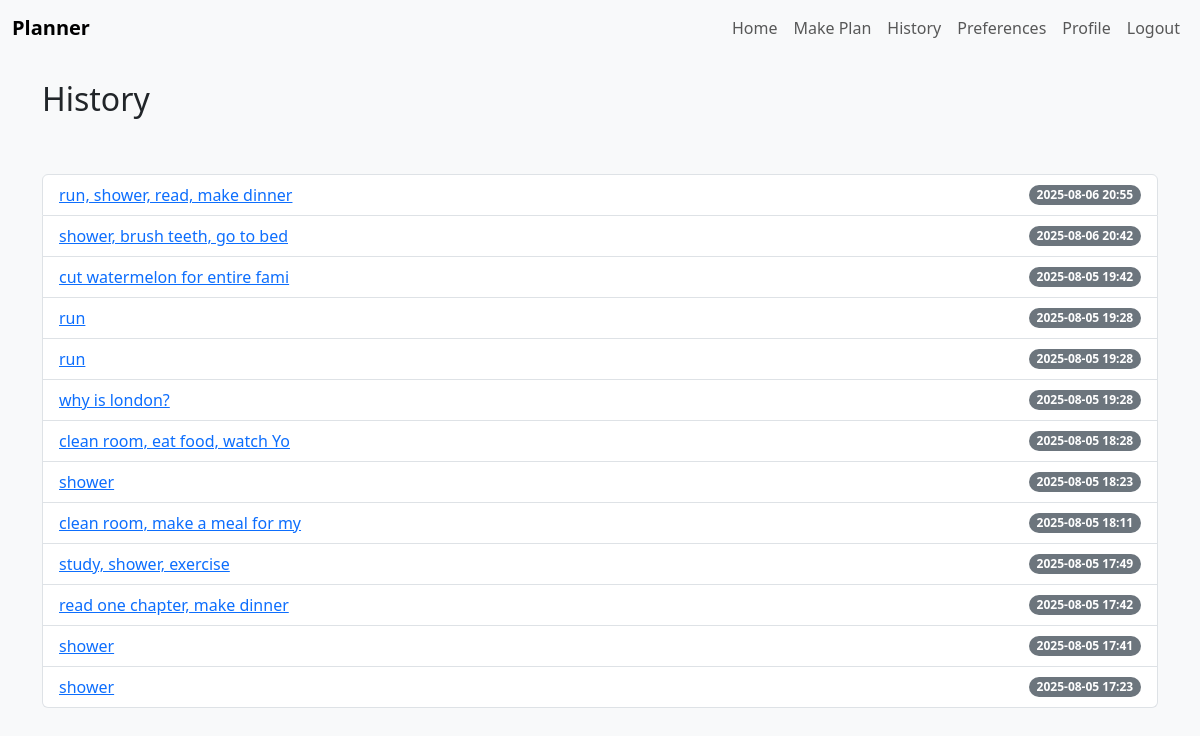
The page /history (signed in) on the database its author committed.
### app/models.py (models this page shows)
class History(db.Model):
    id = db.Column(db.Integer, primary_key=True)
    datetime = db.Column(db.DateTime)
    plan_name = db.Column(db.String(200))
    plan_id = db.Column(db.Integer, db.ForeignKey('plan.id'))
    user_id = db.Column(db.Integer, db.ForeignKey('user.id'))

### app/planner.py (the view)
@bp.route('/history')
@login_required
def history():
    history = History.query.filter_by(user_id=current_user.id).order_by(History.datetime.desc()).all()
    return render_template('history.html', history=history)

### app/auth.py (called while the page is built)
@login_manager.user_loader
def load_user(user_id):
    return User.query.get(int(user_id))

### app/templates/history.html
{% extends 'layout.html' %}
{% block content %}
<h2>History</h2>
<ul class="list-group">
  {% for h in history %}
    <li class="list-group-item d-flex justify-content-between align-items-center">
      <a href="{{ url_for('planner.plan', plan_id=h.plan_id) }}">{{ h.plan_name }}</a>
      <span class="badge bg-secondary rounded-pill">{{ h.datetime.strftime('%Y-%m-%d %H:%M') }}</span>
    </li>
  {% endfor %}
</ul>
{% endblock %}

### app/templates/layout.html (shortened to what this page needs)
<!DOCTYPE html>
<html lang="en">
<head>
  <link href="https://cdn.jsdelivr.net/npm/bootstrap@5.3.0/dist/css/bootstrap.min.css" rel="stylesheet">
  <link rel="stylesheet" href="{{ url_for('static', filename='style.css') }}">
</head>
<body>
  <nav class="navbar navbar-expand-lg navbar-light bg-light">
    <div class="container-fluid">
      <a class="navbar-brand" href="{{ url_for('routes.home') }}">Planner</a>
      <div class="collapse navbar-collapse" id="navbarNav">
        <ul class="navbar-nav ms-auto">
          {% if current_user.is_authenticated %}
            <li class="nav-item"><a class="nav-link" href="{{ url_for('routes.home') }}">Home</a></li>
            <li class="nav-item"><a class="nav-link" href="{{ url_for('planner.make_plan') }}">Make Plan</a></li>
            <li class="nav-item"><a class="nav-link" href="{{ url_for('planner.history') }}">History</a></li>
            <li class="nav-item"><a class="nav-link" href="{{ url_for('planner.schema') }}">Preferences</a></li>
            <li class="nav-item"><a class="nav-link" href="{{ url_for('auth.profile') }}">Profile</a></li>
            <li class="nav-item"><a class="nav-link" href="{{ url_for('auth.logout') }}">Logout</a></li>
          {% else %}
            <li class="nav-item"><a class="nav-link" href="{{ url_for('auth.login') }}">Login</a></li>
            <li class="nav-item"><a class="nav-link" href="{{ url_for('auth.register') }}">Register</a></li>
          {% endif %}
        </ul>
      </div>
    </div>
  </nav>
  <div class="container mt-4">
    {% block content %}{% endblock %}
  </div>
</body>
</html>

### app/static/style.css (style rules this page uses)
body { background-color: #f8f9fa; }
.navbar-brand { font-weight: bold; }
h2 { margin-bottom: 5%; }

### rows shown on the page
History: plan_name "run, shower, read, make dinner", datetime "2025-08-06 20:55"
History: plan_name "shower, brush teeth, go to bed", datetime "2025-08-06 20:42"
History: plan_name "cut watermelon for entire fami", datetime "2025-08-05 19:42"
History: plan_name "run", datetime "2025-08-05 19:28"
History: plan_name "run", datetime "2025-08-05 19:28"
History: plan_name "why is london?", datetime "2025-08-05 19:28"
History: plan_name "clean room, eat food, watch Yo", datetime "2025-08-05 18:28"
History: plan_name "shower", datetime "2025-08-05 18:23"
History: plan_name "clean room, make a meal for my", datetime "2025-08-05 18:11"
History: plan_name "study, shower, exercise", datetime "2025-08-05 17:49"
History: plan_name "read one chapter, make dinner", datetime "2025-08-05 17:42"
History: plan_name "shower", datetime "2025-08-05 17:41"
History: plan_name "shower", datetime "2025-08-05 17:23"
